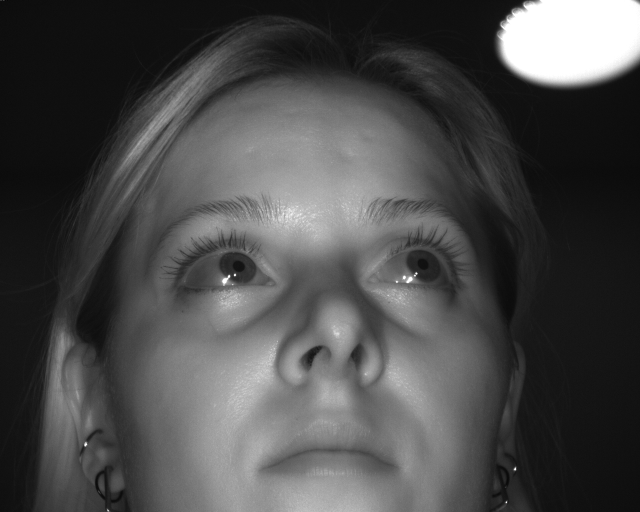
#> input picture dataset/dariap0210_100_1_1.bmp, 1280 x 1024 px (shown at 1/2 size); its folder holds 4 pictures in this run; the run also reads 2 pictures not shown here
$ python reading_files.py
#> lines starting #> are read from the running program, lines starting #| are printed output that depends on the picture; after the words box and inside, x2 and y2 are one past the last pixel; in counts of white or black regions, pixels touching at a corner belong together
#> in _process_pair, dark_pupil_frame is the input picture: shape (1024, 1280, 3); min 0, max 255, mean 74.3
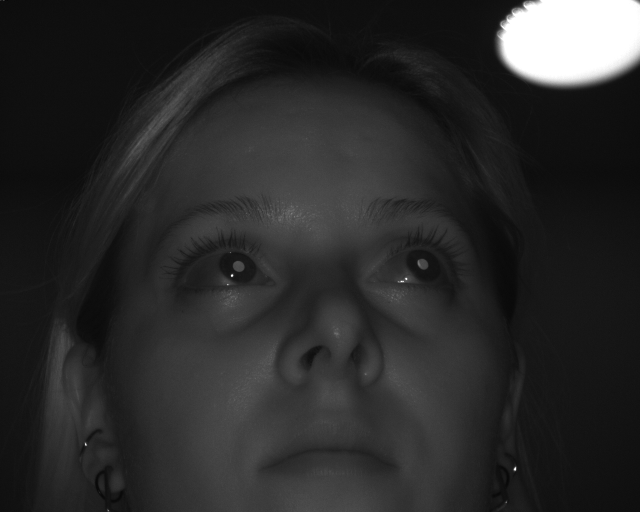
#> input picture dataset/dariap0210_100_1_0.bmp, 1280 x 1024 px (shown at 1/2 size)
#> in _process_pair, bright_pupil_frame is the input picture: shape (1024, 1280, 3); min 0, max 255, mean 42.3
### center_detection.py
import cv2
import numpy as np
from glints_detection_research import find_glint
from queue import Queue
from concurrent.futures import ThreadPoolExecutor, as_completed
import threading


def find_two_largest_contours_indices(contours, max_area=1000):

    if not contours:
        return None, None


    filtered_contours = []
    for contour in contours:
        area = cv2.contourArea(contour)
        if area <= max_area:
            filtered_contours.append(contour)


    if len(filtered_contours) < 2:
        return None, None


    areas = [cv2.contourArea(c) for c in filtered_contours]
    i0, i1 = np.argsort(areas)[-2:]

    return i0, i1

# [32 lines left out: function k_means_method, not called in this run]


def find_contours(gray, show_result=False, method='kmeans'): #The most danger place


    if method == 'kmeans':
        th = k_means_method(gray)
    else:
        _, th = cv2.threshold(gray, 20, 255, cv2.THRESH_BINARY + cv2.THRESH_OTSU)

    if show_result == True:
        cv2.imshow("Diff", gray)
        cv2.imshow("Threshold", th)
        cv2.waitKey(0)
    cnts, _ = cv2.findContours(th, cv2.RETR_TREE, cv2.CHAIN_APPROX_SIMPLE)
    if show_result == True:
        gray_plot = gray.copy()
        gray_plot = cv2.cvtColor(gray, cv2.COLOR_GRAY2BGR)
        cv2.drawContours(gray_plot, cnts, -1, (0, 0, 255), 1)
        cv2.imshow("findContours", gray_plot)
        cv2.waitKey(0)
        cv2.destroyAllWindows()
    return cnts


class PupilTracker:


    def __init__(self):

        self.executor = ThreadPoolExecutor(max_workers=2)

        self.pupilL = (None, None)
        self.pupilR = (None, None)
        self.glintL = (None, None)
        self.glintR = (None, None)

        self.capasity = 3

        self.roi_left_points = np.zeros((self.capasity, 2), dtype=np.float32)  # [x, y]
        self.roi_right_points = np.zeros((self.capasity, 2), dtype=np.float32)
        self.roi_points_idx = 0

        self.roi_coords = []

        self.roi_coords = [None, None]
        self.use_roi = False
        self.recalculation_roi = 50


        self.mean_roi_left = 0
        self.mean_roi_right = 0

        self.amount_process = 0


    # [27 lines left out: function roi_process, not called in this run]


    def process(self, diff_orig, bright_img, dir_name):

        # параметр для отладки этапа нахождения контуров. Если true то будет включен режим отрисовки
#> called with dir_name = 'dataset'
        show = False

        # инициализация параметров для РОИ
        self.amount_process += 1
        if self.amount_process == self.recalculation_roi: # перезапись Roi каждые n кадров
            self.amount_process = 0

            self.roi_left_points.fill(0)
            self.roi_right_points.fill(0)
            self.roi_points_idx = 0
            self.use_roi = False


        search_gray = diff_orig
        if search_gray.ndim == 3:
            search_gray = cv2.cvtColor(search_gray, cv2.COLOR_BGR2GRAY)
        search_gray = cv2.normalize(search_gray, None, 0, 255, cv2.NORM_MINMAX)
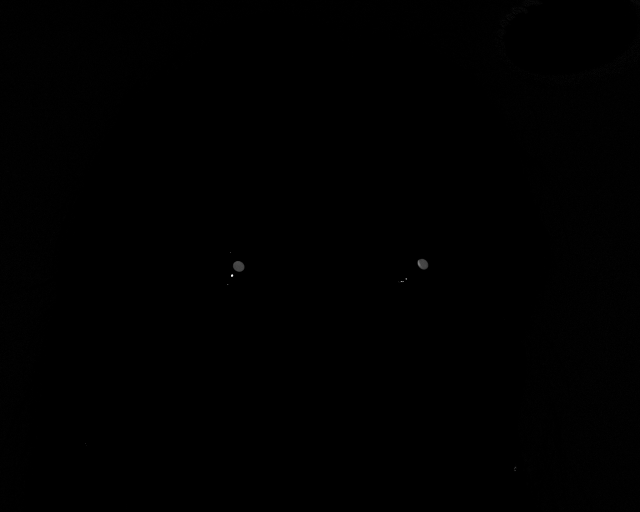
#> search_gray: shape (1024, 1280) (shown at 1/2 size); min 0, max 255, mean 0.3


        roi_ready = (
            self.use_roi and
            self.roi_coords and
            self.roi_coords[0] is not None and
            self.roi_coords[1] is not None
        )

        if self.use_roi and not roi_ready:
            print("ROI requested but coords are missing, resetting ROI usage")
            self.use_roi = False

        # Если набралось статистики для РОИ, то используем его
        if roi_ready:
            print("Process with ROI")
            # Получаем координаты области левого и правого глаза (прямоугольник)
            l_x1, l_y1, l_x2, l_y2 = self.roi_coords[0]
            r_x1, r_y1, r_x2, r_y2 = self.roi_coords[1]

            # Обработка глаз происходит в двух потоках для каждого глаза
            # with ThreadPoolExecutor(max_workers=2) as executor:
                # Запускаем обработку левого и правого глаза параллельно
            future_left = self.executor.submit(
                self.roi_process,
                search_gray[l_y1:l_y2, l_x1:l_x2],
                l_x1, l_y1,
                True
            )
            future_right = self.executor.submit(
                self.roi_process,
                search_gray[r_y1:r_y2, r_x1:r_x2],
                r_x1, r_y1,
                False
            )

            left_result = future_left.result()
            right_result = future_right.result()

            pupil_left, glint_left, _ = left_result
            pupil_right, glint_right, _ = right_result

            self.pupilL, self.glintL = pupil_left, glint_left
            self.pupilR, self.glintR = pupil_right, glint_right

        else:
            print("Process without ROI")
            # Алгоритм без использованиея РОИ. Для него вы используем метод трешхолда
            cnts = find_contours(search_gray,show, 'adaptive')
#> in find_contours, `_, th = cv2.threshold(gray, 20, 255, cv2.THRESH_BINARY + cv2.THRESH_OT..`: th: shape (1024, 1280); 0.06% white; 14 white regions (11 under 20 px)
#> in find_contours, `cnts, _ = cv2.findContours(th, cv2.RETR_TREE, cv2.CHAIN_APPROX_SIMPLE)`: cnts = 14 contours, 12 with area under 20; largest, box (x1, y1, x2, y2) and area: (466, 522, 489, 543) 352, (835, 518, 856, 539) 317
            if cnts == None:
                print("Error: countours don't find")
                return (None, None), (None, None), (None, None), (None, None)

            cnts_L = cnts_R = cnts
#> cnts_L has the same summary as cnts in find_contours; cnts_R has the same summary as cnts in find_contours

            idxL, idxR = find_two_largest_contours_indices(cnts)
#> the loop in find_two_largest_contours_indices, `for contour in contours:` made 14 passes
#> area on passes 12 to 13: 352.5, 317
#> after the loop in find_two_largest_contours_indices, `for contour in contours:`: filtered_contours has the same summary as cnts in find_contours
#> in find_two_largest_contours_indices, `areas = [cv2.contourArea(c) for c in filtered_contours]`: areas = [0.5, 1.5, 0, 0, 0, 0, 0, 0, 5, 5.5, 15.5, 352.5, 317, 0]
#> in find_two_largest_contours_indices, `i0, i1 = np.argsort(areas)[-2:]`: i0 = 12; i1 = 11
#> idxL = 12; idxR = 11

            if idxL is None or idxR is None:
                print("Error: countours don't find")
                return (None, None), (None, None), (None, None), (None, None)


            if (cnts_L[idxL][0][0][0] < cnts_R[idxR][0][0][0]):
                pupils = [cnts_L[idxL], cnts_R[idxR]]
            else:
                pupils = [cnts_R[idxR], cnts_L[idxL]]
#> pupils = 2 contours; box (x1, y1, x2, y2) and area: (466, 522, 489, 543) 352, (835, 518, 856, 539) 317

            # with ThreadPoolExecutor(max_workers=2) as executor:
            future_left = self.executor.submit(find_glint, pupils[0], bright_img)
            future_right = self.executor.submit(find_glint, pupils[1], bright_img)

            find_left = future_left.result()
            find_right = future_right.result()

            self.pupilL = find_left[:2] if find_left is not None else (0, 0)
            self.pupilR = find_right[:2] if find_right is not None else (0, 0)
            self.glintL = find_left[2:] if find_left is not None else (0, 0)
            self.glintR = find_right[2:] if find_right is not None else (0, 0)

        color = bright_img.copy()

        if self.use_roi == False:
            if (self.pupilL[0] is not None and self.pupilL[1] is not None and
                self.pupilR[0] is not None and self.pupilR[1] is not None):

                if self.roi_points_idx < self.capasity:
                    self.roi_left_points[self.roi_points_idx] = [self.pupilL[0], self.pupilL[1]]
                    self.roi_right_points[self.roi_points_idx] = [self.pupilR[0], self.pupilR[1]]
                    self.roi_points_idx += 1

                else:
                    width, height = 500, 400

                    # [8 lines left out: function calc_roi, not called in this run]

                    # Параллельное вычисление
                    # with ThreadPoolExecutor(max_workers=2) as executor:
                    future_left = self.executor.submit(calc_roi, self.roi_left_points)
                    future_right = self.executor.submit(calc_roi, self.roi_right_points)
                    self.roi_coords = [future_left.result(), future_right.result()]
                    self.use_roi = True

        # Отрисовка центров
        if 0:
            if (self.pupilL is not None):
                cv2.circle(color, (int(self.pupilL[0]), int(self.pupilL[1])),  2, (0,0,255), -1)
            if (self.pupilR is not None):
                cv2.circle(color,  (int(self.pupilR[0]), int(self.pupilR[1])),  2, (0,0,255), -1)
            if (self.glintL is not None):
                cv2.circle(color, (int(self.glintL[0]), int(self.glintL[1])),  2, (0,255,255), -1)
            if (self.glintR is not None):
                cv2.circle(color,  (int(self.glintR[0]), int(self.glintR[1])),  2, (0,255,255), -1)
            cv2.imshow("Result", color)
            cv2.waitKey(0)
            cv2.destroyAllWindows()

        return self.pupilL, self.pupilR, self.glintL, self.glintR


_TRACKER_LOCAL = threading.local()


def _get_tracker():
    tracker = getattr(_TRACKER_LOCAL, "tracker", None)
    if tracker is None:
        tracker = PupilTracker()
        _TRACKER_LOCAL.tracker = tracker
    return tracker


def process_frame(diff, dark_img, bright_img, dir_name):
    tracker = _get_tracker()
    return tracker.process(diff, bright_img, dir_name)

### glints_detection_research.py
import os
import cv2
import matplotlib.pyplot as plt
import numpy as np
from numba import njit, prange
import time

@njit(nogil=True, cache=True, fastmath=True)
def get_contour_center(contour):
    n = len(contour)
    if n == 0:
        return 0.0, 0.0

    if n <= 10:
        sum_x = 0.0
        sum_y = 0.0
        for i in range(n):
            sum_x += contour[i][0][0]
            sum_y += contour[i][0][1]
        return sum_x / n, sum_y / n

    m00 = 0.0
    m10 = 0.0
    m01 = 0.0

    for i in range(n):
        x = float(contour[i][0][0])
        y = float(contour[i][0][1])
        m00 += 1.0
        m10 += x
        m01 += y

    if abs(m00) < 1e-6:
        return 0.0, 0.0

    return m10 / m00, m01 / m00

def find_glint(pupil_contour, image, thr_glint: int = 200):

#> called with pupil_contour = array of shape (34, 1, 2), thr_glint = 200
    if image.ndim == 3:
        gray = cv2.cvtColor(image, cv2.COLOR_BGR2GRAY)
    else:
        gray = image.copy()

    pupil_x, pupil_y = get_contour_center(pupil_contour)

    if pupil_x == 0 or pupil_y == 0:
        return None, None, None, None

    nearest_x, nearest_y = None, None
    # Контур меньше 5 пикселей не определится
    if pupil_x < 5 or pupil_y < 5 or \
       pupil_x > gray.shape[1]-5 or pupil_y > gray.shape[0]-5:
        return  pupil_x, pupil_y, nearest_x, nearest_y


    _, th = cv2.threshold(gray, thr_glint, 255, cv2.THRESH_BINARY)
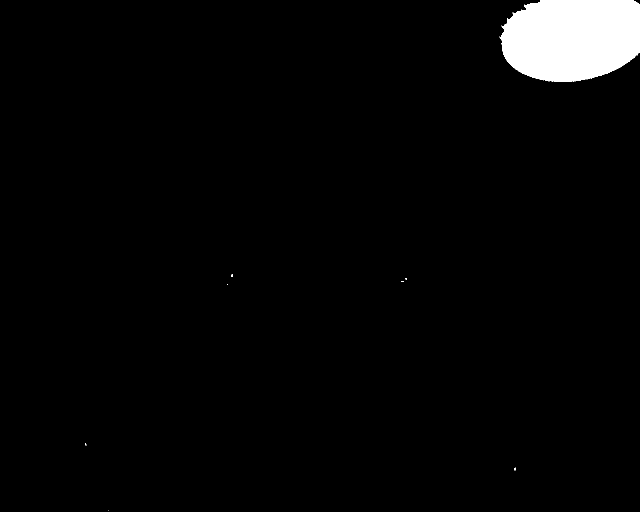
#> th: shape (1024, 1280) (shown at 1/2 size); 3% white; 8 white regions (7 under 20 px)


    contours, _ = cv2.findContours(th, cv2.RETR_EXTERNAL,
                                   cv2.CHAIN_APPROX_SIMPLE)
#> contours = 8 contours, 7 with area under 20; largest, box (x1, y1, x2, y2) and area: (999, 0, 1280, 164) 38384
    if not contours:
        return pupil_x, pupil_y, nearest_x, nearest_y


    min_dist = float("inf")
    #  Находим ближайший отблеск
    for cnt in contours:
        cx, cy = get_contour_center(cnt)
        dist = np.hypot(cx - pupil_x, cy - pupil_y)
        if dist < min_dist:
            min_dist = dist
            nearest_x, nearest_y = cx, cy
#> this loop made 8 passes
#> (cnt, cx, cy, dist, min_dist, nearest_x, nearest_y) on pass 4: ([[454, 569], [455, 569]], 454.5, 569, 43.27, 43.27, 454.5, 569)
#> (cx, cy, dist, min_dist, nearest_x, nearest_y) on passes 1, 3, 7: (216, 1021, 554.3, 554.3, 216, 1021), (171, 888.6, 469.7, 469.7, 171, 888.6), (463.4, 550.4, 22.8, 22.8, 463.4, 550.4)
#> after the loop, min_dist = 22.8; nearest_x = 463.4; nearest_y = 550.4


    return pupil_x, pupil_y, nearest_x, nearest_y

### processing.py
from center_detection import process_frame


def recieve_centers(diff, dark_pupil_frame, bright_pupil_frame, dir_name):

    # получаем центры зрачков и отблесков и обрабаьываем возможные ошибки
    csv_file_name  = 'results/' + dir_name + '.csv'
    pupil_left, pupil_right, glint_left, glint_right = process_frame(diff, dark_pupil_frame, bright_pupil_frame, dir_name)
#> the loop in find_glint (call 2), `for cnt in contours:` made 8 passes
#> (cnt, cx, cy, dist, min_dist, nearest_x, nearest_y) on pass 4: ([[454, 569], [455, 569]], 454.5, 569, 391.9, 391.9, 454.5, 569)
#> (cx, cy, dist, min_dist, nearest_x, nearest_y) on passes 1, 2, 5, 6: (216, 1021, 798.8, 798.8, 216, 1021), (1029.4, 937.8, 450.1, 450.1, 1029.4, 937.8), (804, 562.4, 53.23, 53.23, 804, 562.4), (812, 557.6, 44.06, 44.06, 812, 557.6)
#> in process, `find_left = future_left.result()`: find_left = (476.5, 531.7, 463.4, 550.4)
#> in process, `find_right = future_right.result()`: find_right = (844.2, 527.6, 812, 557.6)
#> in process, `self.pupilL = find_left[:2] if find_left is not None else (0, 0)`: self.pupilL = (476.5, 531.7)
#> in process, `self.pupilR = find_right[:2] if find_right is not None else (0, 0)`: self.pupilR = (844.2, 527.6)
#> in process, `self.glintL = find_left[2:] if find_left is not None else (0, 0)`: self.glintL = (463.4, 550.4)
#> in process, `self.glintR = find_right[2:] if find_right is not None else (0, 0)`: self.glintR = (812, 557.6)
#> pupil_left = (476.5, 531.7); pupil_right = (844.2, 527.6); glint_left = (463.4, 550.4); glint_right = (812, 557.6)


    error = []
    if pupil_left == (None, None):
        print("Left pupil not found")
        pupil_left = (0, 0)
        error.append("Left pupil not found")
    if pupil_right == (None, None):
        pupil_right = (0, 0)
        print("Right pupil not found")
        error.append("Right pupil not found")
    if glint_left == (None, None):
        glint_left = (0, 0)
        print("Left glint not found")
        error.append("Left glint not found")
    if glint_right == (None, None):
        glint_right = (0, 0)
        print("Right glint not found")
        error.append("Right glint not found")

    return error

### reading_files.py
import argparse
import cv2
import os
import re
import numpy as np
import time
import pstats
from io import StringIO
from concurrent.futures import ThreadPoolExecutor, as_completed

from processing import recieve_centers
# from centers_analisis import calculate_simple_rms, show_stat


def natural_sort_key(filename):

    return [int(text) if text.isdigit() else text.lower()
            for text in re.split(r'(\d+)', filename)]


def _process_pair(light_file, dark_file, folder_path, dir_name):
    print(f"Processe: {light_file} и {dark_file}")

    dark_path = os.path.join(folder_path, dark_file)
    light_path = os.path.join(folder_path, light_file)

    dark_pupil_frame = cv2.imread(dark_path)
    bright_pupil_frame = cv2.imread(light_path)

    if dark_pupil_frame is None or bright_pupil_frame is None:
        return {
            'processed': False,
            'pair_key': light_file,
            'error': ["file upload error!"]
        }

    diff = cv2.subtract(bright_pupil_frame, dark_pupil_frame)
    error = recieve_centers(diff, dark_pupil_frame, bright_pupil_frame, dir_name)
#> error = []

    return {
        'processed': True,
        'pair_key': light_file,
        'error': error
    }

def process_folder_images(folder_path, num_workers):

    # Функция открывает файл и считывает файлы парами

    all_files = os.listdir(folder_path)
    bmp_files = [f for f in all_files if f.lower().endswith('.bmp')]

    bmp_files.sort(key=natural_sort_key)

    print(f"Find {len(bmp_files)} BMP files")

    i = 0
    amount = 0
    errors = 0
    error_stat = {}
    stat = dict()
    dir_name = os.path.basename(folder_path)
    pairs = []

    while i < len(bmp_files) - 1 and i < 20000:
        if i + 1 >= len(bmp_files):
            break
        pairs.append((bmp_files[i], bmp_files[i + 1]))
        i += 2

    with ThreadPoolExecutor(max_workers=num_workers) as executor:
        futures = [
            executor.submit(_process_pair, light, dark, folder_path, dir_name)
            for light, dark in pairs
        ]
#> in find_contours (call 2), `_, th = cv2.threshold(gray, 20, 255, cv2.THRESH_BINARY + cv2.THRESH_OT..`: th: shape (1024, 1280); 0.06% white; 11 white regions (8 under 20 px)
#> in find_contours (call 2), `cnts, _ = cv2.findContours(th, cv2.RETR_TREE, cv2.CHAIN_APPROX_SIMPLE)`: cnts = 11 contours, 9 with area under 20; largest, box (x1, y1, x2, y2) and area: (466, 522, 489, 543) 348, (835, 518, 857, 539) 318
#> in process (call 2), `cnts_L = cnts_R = cnts`: cnts_L has the same summary as cnts in find_contours; cnts_R has the same summary as cnts in find_contours
#> the loop in find_two_largest_contours_indices (call 2), `for contour in contours:` made 11 passes
#> area on passes 8 to 9: 348, 318
#> after the loop in find_two_largest_contours_indices (call 2), `for contour in contours:`: filtered_contours has the same summary as cnts in find_contours
#> in process (call 2), `pupils = [cnts_R[idxR], cnts_L[idxL]]`: pupils = 2 contours; box (x1, y1, x2, y2) and area: (466, 522, 489, 543) 348, (835, 518, 857, 539) 318
#> in find_glint (call 3), `_, th = cv2.threshold(gray, thr_glint, 255, cv2.THRESH_BINARY)`: th: shape (1024, 1280); 3% white; 9 white regions (8 under 20 px)
#> in find_glint (call 3), `contours, _ = cv2.findContours(th, cv2.RETR_EXTERNAL, cv2.CHAIN_APPROX..`: contours = 9 contours, 8 with area under 20; largest, box (x1, y1, x2, y2) and area: (999, 0, 1280, 164) 38378
#> futures = 2 items

        for future in as_completed(futures):
            result = future.result()
            if not result['processed']:
                print("file upload error!")
                errors += 1
                error_stat[result['pair_key']] = result['error']
                continue

            amount += 1

            if result['error'] != []:
                error_stat[result['pair_key']] = result['error'].copy()
                errors += 1
#> this loop made 2 passes
#> amount on passes 1 to 2: 1, 2
#> after the loop, amount = 2; error_stat = 0 items; errors = 0

    print(error_stat)
    print(f"{amount} frames was sent for processing")
#| 2 frames was sent for processing
    print(f"{errors} frames doesn't process")
#| 0 frames doesn't process
    file = 'results/' + dir_name + '.csv'
    stat[dir_name] = {
    'error': errors,
    'error_stat': error_stat}

    return stat


def main():

    # На вход принимается путь до папки с записями в формате bmp
    parser = argparse.ArgumentParser(description="Process bright/dark BMP pairs in parallel.")
    parser.add_argument(
        "-w", "--workers",
        type=int,
        default=14,
        help="Количество потоков для обработки пар файлов (по умолчанию 4)."
    )
    parser.add_argument(
        "-f", "--folders",
        nargs="+",
        default=["dataset"],
        help="Пути до папок с BMP-файлами."
    )
    args = parser.parse_args()

    num_workers = max(1, args.workers)

    all_stat = {}

    for f in args.folders:
        stat  = process_folder_images(f, num_workers)
#> stat = 1 item
        all_stat.update(stat)
    # show_stat(all_stat, total_files=900, save_to_file=False)

    print("Processing of all files completed")

if __name__ == "__main__":
    main()
